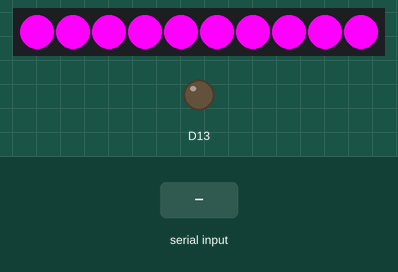
A sketch run on a simulated Adafruit Circuit Playground Express. Shown: 10 RGB LEDs in strip order, left to right, output pins drawn as LEDs (lit = HIGH). The test bench sets the inputs (shaded band).

Above: at 1.2 s.
1.3 s: "1" received over Serial
At 2.3 s:
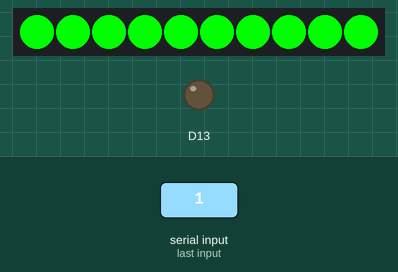
2.8 s: "2" received over Serial
At 3.5 s:
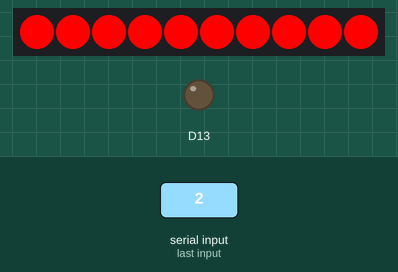
4.3 s: "0" received over Serial
At 4.6 s:
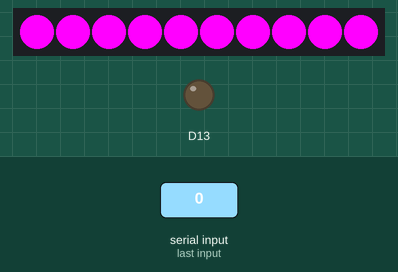
Timing chart, 0 to 7.3 s (numbered marks = the images above; inputs shaded):
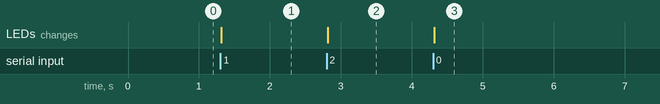

The sketch:

tree.ino
```cpp
//ARDUINO CODE FOR TREE/HEART LILYPAD
#include <Adafruit_CircuitPlayground.h>
#include <math.h>

//INTIALISE VARIABLES AND VALUES

void setup() {
  // put your setup code here, to run once:
  CircuitPlayground.begin();
  CircuitPlayground.clearPixels();
  CircuitPlayground.setAccelRange(LIS3DH_RANGE_8_G);

  //START SERIAL COMMUNICATION - ENSURE THEY MATCH UNITY VALUES
  Serial.begin(9600);
  Serial.setTimeout(10);

  //SET BRIGHTNESS OF LED PIXELS
  CircuitPlayground.setBrightness(255);

  //SET INTIAL LED COLOUR
  for (int i = 0; i < 10; i++) {
    CircuitPlayground.setPixelColor(i, 255, 0, 255); //SETTING TO PURPLE USING RGB VALUES
  }

}

void loop() {
  // put your main code here, to run repeatedly:
  if(Serial.available() > 0) { //CHECK IF WE RECIEVED ANY SERIAL COMMUNICATION FROM UNITY
    String s1 = Serial.readString();
    s1.trim();
    if (s1 == "0") {
      for (int i = 0; i < 10; i++) {
        CircuitPlayground.setPixelColor(i, 255, 0, 255);
      }
    } else if (s1 == "1") {
      for (int i = 0; i < 10; i++) {
        CircuitPlayground.setPixelColor(i, 0, 255, 0); //SETTING TO GREEN
      }
    } else if (s1 == "2") {
      for (int i = 0; i < 10; i++) {
        CircuitPlayground.setPixelColor(i, 255, 0, 0); //SETTING TO RED
      }
    }
  }
}
```

Measured:
- after the input at 1.3 s, the LEDs: change at once (image 1)
- after the input at 2.8 s, the LEDs: change at once (image 2)
- after the input at 4.3 s, the LEDs: change at once (image 3)
